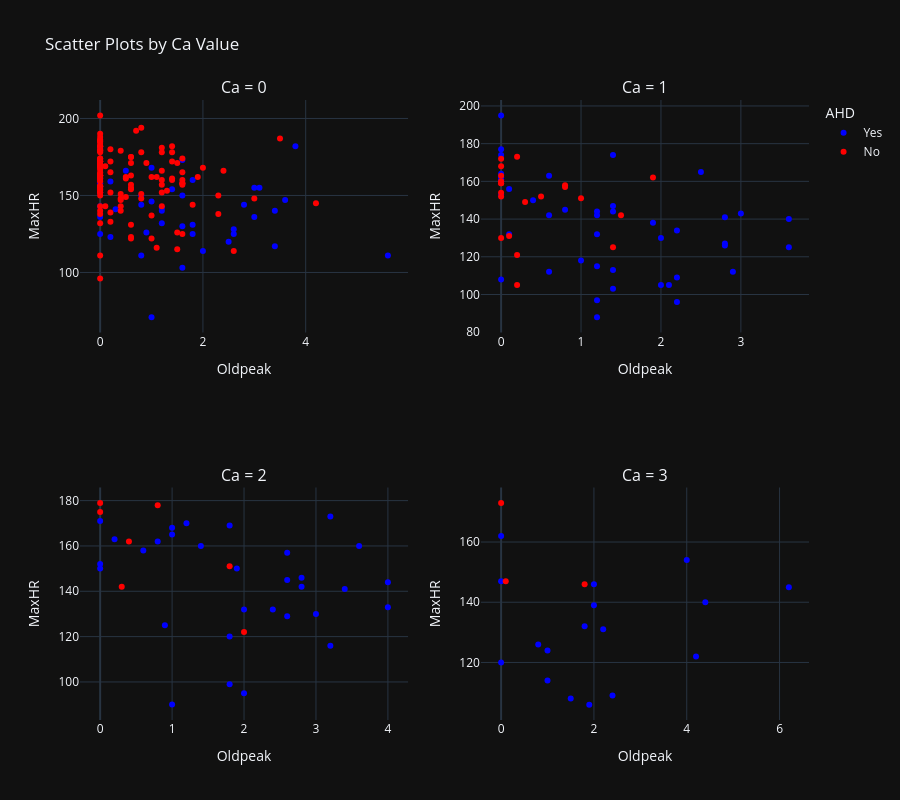

The notebook cell this image was saved under:
### Code cell
import plotly.graph_objects as go
from plotly.subplots import make_subplots

# Mapeo de colores
color_map = {"Yes": "blue", "No": "red"}
ca_values = [0, 1, 2, 3]
titles = [f'Ca = {val}' for val in ca_values]
positions = [(1, 1), (1, 2), (2, 1), (2, 2)]

fig = make_subplots(rows=2, cols=2, subplot_titles=titles)

for idx, ca_val in enumerate(ca_values):
    row, col = positions[idx]
    df_plot = heart_df_clean[heart_df_clean["Ca"] == ca_val]
    show_legend = (idx == 0)
    for ahd_val in ["Yes", "No"]:
        df_class = df_plot[df_plot["AHD"] == ahd_val]
        fig.add_trace(
            go.Scatter(x=df_class["Oldpeak"], y=df_class["MaxHR"], mode="markers",
                marker=dict(color=color_map[ahd_val]), name=ahd_val, showlegend=show_legend,
            ), row=row, col=col
        )
    show_legend = False

# Set axis titles for all subplots
for r in [1, 2]:
    for c in [1, 2]:
        fig.update_xaxes(title_text="Oldpeak", row=r, col=c)
        fig.update_yaxes(title_text="MaxHR", row=r, col=c)


fig.update_layout(
    height=800,
    width=900,
    title_text="Scatter Plots by Ca Value",
    legend=dict(title="AHD")
)
fig.show()

### Figure 1 — Plotly figure (JSON) as saved in the notebook; plotly's stock layout.template omitted (floating-point values rounded to 4 significant figures; data arrays with more than 128 entries replaced by an {"elided": "..."} marker saying what was removed)
{"data": [{"marker": {"color": "blue"}, "mode": "markers", "name": "Yes", "showlegend": true, "x": [3.1, 1.0, 1.8, 2.0, 0.0, 2.5, 0.0, 2.6, 0.0, 1.2, 3.0, 3.4, 3.6, 0.8, 1.6, 1.2, 1.0, 3.0, 5.6, 2.6, 1.6, 0.2, 1.8, 0.0, 1.6, 0.0, 0.0, 0.5, 0.0, 0.0, 0.9, 1.4, 3.8, 3.4, 1.6, 0.8, 1.0, 0.3, 1.8, 0.0, 0.8, 2.8, 0.0, 0.2, 1.2], "y": [155, 168, 160, 114, 158, 120, 169, 128, 158, 142, 155, 140, 147, 111, 150, 140, 146, 136, 111, 125, 130, 159, 131, 152, 173, 156, 143, 166, 161, 125, 126, 154, 182, 117, 103, 144, 71, 141, 125, 181, 150, 144, 136, 123, 132], "type": "scatter", "xaxis": "x", "yaxis": "y"}, {"marker": {"color": "red"}, "mode": "markers", "name": "No", "showlegend": true, "x": {"elided": "129 float values"}, "y": {"elided": "129 int values"}, "type": "scatter", "xaxis": "x", "yaxis": "y"}, {"marker": {"color": "blue"}, "mode": "markers", "name": "Yes", "showlegend": false, "x": [1.4, 0.6, 0.6, 1.2, 2.5, 0.0, 1.4, 2.2, 0.6, 1.4, 0.0, 2.8, 0.0, 1.2, 0.0, 0.4, 3.6, 1.2, 1.2, 2.8, 1.4, 2.8, 1.4, 0.8, 2.2, 2.9, 1.2, 2.1, 0.0, 0.0, 0.0, 0.1, 0.1, 1.0, 2.0, 3.6, 2.2, 1.9, 0.0, 3.0, 2.0, 0.0, 1.2, 0.0], "y": [147, 142, 112, 132, 165, 153, 144, 109, 163, 113, 177, 141, 161, 142, 162, 150, 140, 144, 97, 127, 174, 126, 103, 145, 96, 112, 88, 105, 195, 160, 108, 132, 156, 118, 105, 125, 134, 138, 164, 143, 130, 161, 115, 174], "type": "scatter", "xaxis": "x2", "yaxis": "y2"}, {"marker": {"color": "red"}, "mode": "markers", "name": "No", "showlegend": false, "x": [0.8, 0.0, 0.5, 1.4, 1.5, 0.8, 0.0, 0.0, 0.0, 0.0, 1.0, 0.0, 1.9, 0.1, 0.2, 0.0, 0.2, 0.0, 0.2, 0.3, 0.0], "y": [157, 168, 152, 125, 142, 158, 159, 130, 154, 160, 151, 159, 162, 131, 173, 172, 121, 163, 105, 149, 152], "type": "scatter", "xaxis": "x2", "yaxis": "y2"}, {"marker": {"color": "blue"}, "mode": "markers", "name": "Yes", "showlegend": false, "x": [2.6, 3.6, 3.2, 2.4, 1.4, 2.8, 0.2, 1.8, 0.6, 2.6, 0.0, 4.0, 0.0, 1.2, 2.0, 1.9, 0.9, 3.0, 1.0, 2.0, 1.8, 3.2, 2.6, 1.0, 0.0, 1.8, 0.8, 2.8, 4.0, 1.0, 3.4], "y": [129, 160, 173, 132, 160, 142, 163, 99, 158, 157, 150, 133, 171, 170, 132, 150, 125, 130, 165, 95, 169, 116, 145, 168, 152, 120, 162, 146, 144, 90, 141], "type": "scatter", "xaxis": "x3", "yaxis": "y3"}, {"marker": {"color": "red"}, "mode": "markers", "name": "No", "showlegend": false, "x": [1.8, 0.4, 0.0, 0.8, 0.0, 2.0, 0.3], "y": [151, 162, 175, 178, 179, 122, 142], "type": "scatter", "xaxis": "x3", "yaxis": "y3"}, {"marker": {"color": "blue"}, "mode": "markers", "name": "Yes", "showlegend": false, "x": [1.5, 1.0, 2.2, 6.2, 2.0, 1.8, 4.0, 1.0, 2.4, 0.0, 0.0, 2.0, 4.2, 1.9, 0.0, 0.8, 4.4], "y": [108, 114, 131, 145, 139, 132, 154, 124, 109, 162, 120, 146, 122, 106, 147, 126, 140], "type": "scatter", "xaxis": "x4", "yaxis": "y4"}, {"marker": {"color": "red"}, "mode": "markers", "name": "No", "showlegend": false, "x": [1.8, 0.1, 0.0], "y": [146, 147, 173], "type": "scatter", "xaxis": "x4", "yaxis": "y4"}], "layout": {"xaxis": {"anchor": "y", "domain": [0.0, 0.45], "title": {"text": "Oldpeak"}}, "yaxis": {"anchor": "x", "domain": [0.625, 1.0], "title": {"text": "MaxHR"}}, "xaxis2": {"anchor": "y2", "domain": [0.55, 1.0], "title": {"text": "Oldpeak"}}, "yaxis2": {"anchor": "x2", "domain": [0.625, 1.0], "title": {"text": "MaxHR"}}, "xaxis3": {"anchor": "y3", "domain": [0.0, 0.45], "title": {"text": "Oldpeak"}}, "yaxis3": {"anchor": "x3", "domain": [0.0, 0.375], "title": {"text": "MaxHR"}}, "xaxis4": {"anchor": "y4", "domain": [0.55, 1.0], "title": {"text": "Oldpeak"}}, "yaxis4": {"anchor": "x4", "domain": [0.0, 0.375], "title": {"text": "MaxHR"}}, "annotations": [{"font": {"size": 16}, "showarrow": false, "text": "Ca = 0", "x": 0.225, "xanchor": "center", "xref": "paper", "y": 1.0, "yanchor": "bottom", "yref": "paper"}, {"font": {"size": 16}, "showarrow": false, "text": "Ca = 1", "x": 0.775, "xanchor": "center", "xref": "paper", "y": 1.0, "yanchor": "bottom", "yref": "paper"}, {"font": {"size": 16}, "showarrow": false, "text": "Ca = 2", "x": 0.225, "xanchor": "center", "xref": "paper", "y": 0.375, "yanchor": "bottom", "yref": "paper"}, {"font": {"size": 16}, "showarrow": false, "text": "Ca = 3", "x": 0.775, "xanchor": "center", "xref": "paper", "y": 0.375, "yanchor": "bottom", "yref": "paper"}], "title": {"text": "Scatter Plots by Ca Value"}, "height": 800, "width": 900, "legend": {"title": {"text": "AHD"}}}}
